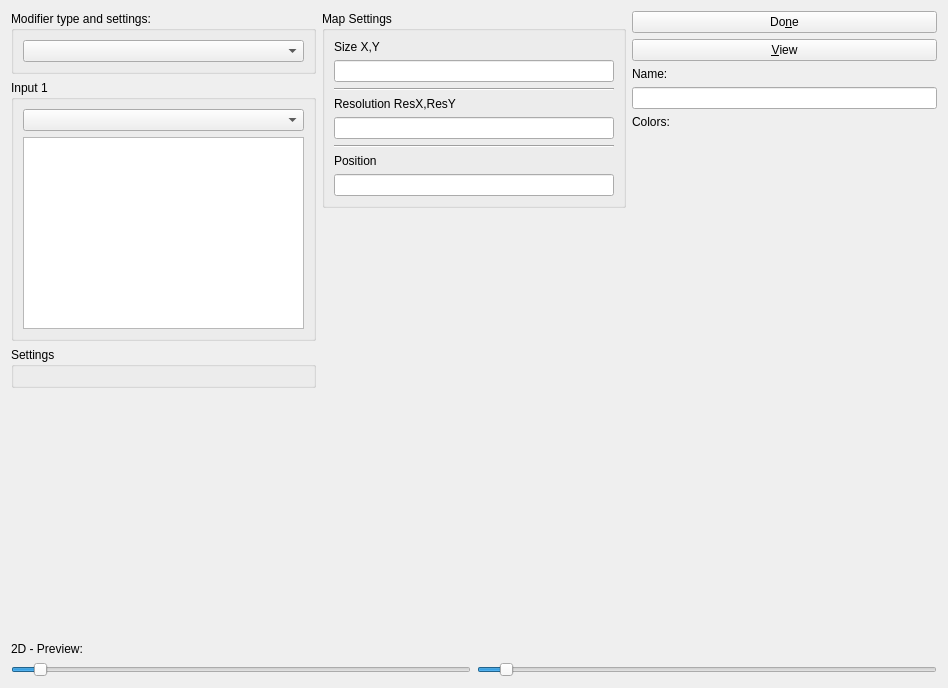
<?xml version="1.0" encoding="UTF-8"?>
<ui version="4.0">
 <class>MFNoiseModifier</class>
 <widget class="QWidget" name="MFNoiseModifier">
  <property name="geometry">
   <rect>
    <x>0</x>
    <y>0</y>
    <width>948</width>
    <height>688</height>
   </rect>
  </property>
  <property name="windowTitle">
   <string>Form</string>
  </property>
  <layout class="QVBoxLayout" name="verticalLayout_3">
   <item>
    <layout class="QHBoxLayout" name="layoutHSettings">
     <property name="bottomMargin">
      <number>10</number>
     </property>
     <item>
      <layout class="QVBoxLayout" name="verticalLayoutSettings">
       <item>
        <widget class="QGroupBox" name="groupBox_3">
         <property name="minimumSize">
          <size>
           <width>240</width>
           <height>0</height>
          </size>
         </property>
         <property name="title">
          <string>Modifier type and settings:</string>
         </property>
         <layout class="QVBoxLayout" name="verticalLayout_2">
          <item>
           <widget class="QComboBox" name="comboBoxModifier">
            <property name="currentIndex">
             <number>-1</number>
            </property>
            <item>
             <property name="text">
              <string>Abs</string>
             </property>
            </item>
            <item>
             <property name="text">
              <string>Clamp</string>
             </property>
            </item>
            <item>
             <property name="text">
              <string>Curve</string>
             </property>
            </item>
            <item>
             <property name="text">
              <string>Exponent</string>
             </property>
            </item>
            <item>
             <property name="text">
              <string>Invert</string>
             </property>
            </item>
            <item>
             <property name="text">
              <string>Scale bias</string>
             </property>
            </item>
            <item>
             <property name="text">
              <string>Terrace</string>
             </property>
            </item>
           </widget>
          </item>
         </layout>
        </widget>
       </item>
       <item>
        <widget class="QGroupBox" name="groupBoxInput1">
         <property name="title">
          <string>Input 1</string>
         </property>
         <layout class="QVBoxLayout" name="verticalLayout_4">
          <item>
           <widget class="QComboBox" name="comboBoxType1">
            <property name="currentIndex">
             <number>-1</number>
            </property>
            <item>
             <property name="text">
              <string>Generator</string>
             </property>
            </item>
            <item>
             <property name="text">
              <string>Combiner</string>
             </property>
            </item>
            <item>
             <property name="text">
              <string>Modifier</string>
             </property>
            </item>
            <item>
             <property name="text">
              <string>Selector</string>
             </property>
            </item>
            <item>
             <property name="text">
              <string>Transformer</string>
             </property>
            </item>
           </widget>
          </item>
          <item>
           <widget class="QListWidget" name="listWidgetInput1"/>
          </item>
         </layout>
        </widget>
       </item>
       <item>
        <widget class="QGroupBox" name="groupBoxSettings">
         <property name="title">
          <string>Settings</string>
         </property>
         <layout class="QVBoxLayout" name="verticalLayout_5"/>
        </widget>
       </item>
       <item>
        <spacer name="verticalSpacer_2">
         <property name="orientation">
          <enum>Qt::Vertical</enum>
         </property>
         <property name="sizeHint" stdset="0">
          <size>
           <width>20</width>
           <height>40</height>
          </size>
         </property>
        </spacer>
       </item>
       <item>
        <spacer name="horizontalSpacer">
         <property name="orientation">
          <enum>Qt::Horizontal</enum>
         </property>
         <property name="sizeHint" stdset="0">
          <size>
           <width>40</width>
           <height>20</height>
          </size>
         </property>
        </spacer>
       </item>
      </layout>
     </item>
     <item>
      <layout class="QVBoxLayout" name="leftVLayout">
       <item>
        <widget class="QGroupBox" name="groupBox_2">
         <property name="minimumSize">
          <size>
           <width>100</width>
           <height>0</height>
          </size>
         </property>
         <property name="title">
          <string>Map Settings</string>
         </property>
         <layout class="QVBoxLayout" name="verticalLayout">
          <item>
           <widget class="QLabel" name="label_2">
            <property name="text">
             <string>Size X,Y</string>
            </property>
           </widget>
          </item>
          <item>
           <widget class="QLineEdit" name="sizeXY"/>
          </item>
          <item>
           <widget class="Line" name="line">
            <property name="orientation">
             <enum>Qt::Horizontal</enum>
            </property>
           </widget>
          </item>
          <item>
           <widget class="QLabel" name="label_3">
            <property name="text">
             <string>Resolution ResX,ResY</string>
            </property>
           </widget>
          </item>
          <item>
           <widget class="QLineEdit" name="ResolutionXY"/>
          </item>
          <item>
           <widget class="Line" name="line_2">
            <property name="orientation">
             <enum>Qt::Horizontal</enum>
            </property>
           </widget>
          </item>
          <item>
           <widget class="QLabel" name="label_4">
            <property name="text">
             <string>Position</string>
            </property>
           </widget>
          </item>
          <item>
           <widget class="QLineEdit" name="posXY"/>
          </item>
         </layout>
        </widget>
       </item>
       <item>
        <spacer name="verticalSpacer_3">
         <property name="orientation">
          <enum>Qt::Vertical</enum>
         </property>
         <property name="sizeHint" stdset="0">
          <size>
           <width>20</width>
           <height>40</height>
          </size>
         </property>
        </spacer>
       </item>
      </layout>
     </item>
     <item>
      <layout class="QVBoxLayout" name="verticalLayoutRight">
       <item>
        <widget class="QPushButton" name="buttonDone">
         <property name="text">
          <string>Do&amp;ne</string>
         </property>
        </widget>
       </item>
       <item>
        <widget class="QPushButton" name="buttonView">
         <property name="text">
          <string>&amp;View</string>
         </property>
        </widget>
       </item>
       <item>
        <widget class="QLabel" name="label">
         <property name="text">
          <string>Name:</string>
         </property>
        </widget>
       </item>
       <item>
        <widget class="QLineEdit" name="lineEditName"/>
       </item>
       <item>
        <widget class="QLabel" name="labelColors">
         <property name="minimumSize">
          <size>
           <width>250</width>
           <height>0</height>
          </size>
         </property>
         <property name="text">
          <string>Colors:</string>
         </property>
        </widget>
       </item>
       <item>
        <layout class="QVBoxLayout" name="verticalLayoutColors"/>
       </item>
       <item>
        <spacer name="verticalSpacer">
         <property name="orientation">
          <enum>Qt::Vertical</enum>
         </property>
         <property name="sizeHint" stdset="0">
          <size>
           <width>20</width>
           <height>40</height>
          </size>
         </property>
        </spacer>
       </item>
       <item>
        <spacer name="horizontalSpacer_2">
         <property name="orientation">
          <enum>Qt::Horizontal</enum>
         </property>
         <property name="sizeHint" stdset="0">
          <size>
           <width>270</width>
           <height>20</height>
          </size>
         </property>
        </spacer>
       </item>
      </layout>
     </item>
    </layout>
   </item>
   <item>
    <widget class="QLabel" name="label_5">
     <property name="text">
      <string>2D - Preview:</string>
     </property>
    </widget>
   </item>
   <item>
    <layout class="QHBoxLayout" name="horizontalLayout">
     <item>
      <layout class="QVBoxLayout" name="layoutVInputNoise">
       <item>
        <widget class="QSlider" name="sliderInput1">
         <property name="minimum">
          <number>1</number>
         </property>
         <property name="maximum">
          <number>1000</number>
         </property>
         <property name="value">
          <number>50</number>
         </property>
         <property name="orientation">
          <enum>Qt::Horizontal</enum>
         </property>
        </widget>
       </item>
      </layout>
     </item>
     <item>
      <layout class="QVBoxLayout" name="layoutVOut">
       <item>
        <widget class="QSlider" name="sliderOutput">
         <property name="minimum">
          <number>1</number>
         </property>
         <property name="maximum">
          <number>1000</number>
         </property>
         <property name="value">
          <number>50</number>
         </property>
         <property name="orientation">
          <enum>Qt::Horizontal</enum>
         </property>
        </widget>
       </item>
      </layout>
     </item>
    </layout>
   </item>
  </layout>
 </widget>
 <resources/>
 <connections/>
</ui>
